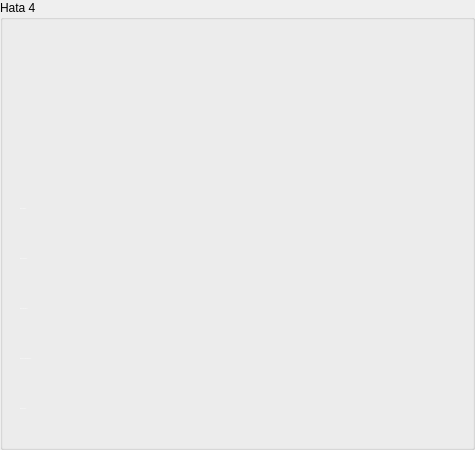
     <widget class="QGroupBox" name="groupBox_4">
      <property name="minimumSize">
       <size>
        <width>475</width>
        <height>450</height>
       </size>
      </property>
      <property name="title">
       <string>Hata 4</string>
      </property>
      <widget class="QLabel" name="text_Hata_Sinif_4">
       <property name="geometry">
        <rect>
         <x>300</x>
         <y>390</y>
         <width>161</width>
         <height>37</height>
        </rect>
       </property>
       <property name="text">
        <string/>
       </property>
      </widget>
      <widget class="QLabel" name="label_Hata_Alani_4">
       <property name="geometry">
        <rect>
         <x>20</x>
         <y>290</y>
         <width>261</width>
         <height>37</height>
        </rect>
       </property>
       <property name="font">
        <font>
         <pointsize>-1</pointsize>
        </font>
       </property>
       <property name="styleSheet">
        <string notr="true">color:white;</string>
       </property>
       <property name="text">
        <string>Hata Alanı(mm2) :</string>
       </property>
      </widget>
      <widget class="QLabel" name="text_Hata_Alan_4">
       <property name="geometry">
        <rect>
         <x>300</x>
         <y>290</y>
         <width>161</width>
         <height>37</height>
        </rect>
       </property>
       <property name="text">
        <string/>
       </property>
      </widget>
      <widget class="QLabel" name="label_Hata_Eni_4">
       <property name="geometry">
        <rect>
         <x>20</x>
         <y>190</y>
         <width>261</width>
         <height>37</height>
        </rect>
       </property>
       <property name="font">
        <font>
         <pointsize>-1</pointsize>
        </font>
       </property>
       <property name="styleSheet">
        <string notr="true">color:white;</string>
       </property>
       <property name="text">
        <string>Hata Eni(mm) :</string>
       </property>
      </widget>
      <widget class="QLabel" name="text_Hata_Eni_4">
       <property name="geometry">
        <rect>
         <x>300</x>
         <y>190</y>
         <width>161</width>
         <height>37</height>
        </rect>
       </property>
       <property name="text">
        <string/>
       </property>
      </widget>
      <widget class="QLabel" name="label_Hata_metre_4">
       <property name="geometry">
        <rect>
         <x>20</x>
         <y>340</y>
         <width>261</width>
         <height>37</height>
        </rect>
       </property>
       <property name="font">
        <font>
         <pointsize>-1</pointsize>
        </font>
       </property>
       <property name="styleSheet">
        <string notr="true">color:white;</string>
       </property>
       <property name="text">
        <string>Hatanın Geldiği Metre(m) :</string>
       </property>
      </widget>
      <widget class="QLabel" name="label_Hata_Sinifi_4">
       <property name="geometry">
        <rect>
         <x>20</x>
         <y>390</y>
         <width>261</width>
         <height>37</height>
        </rect>
       </property>
       <property name="font">
        <font>
         <pointsize>-1</pointsize>
        </font>
       </property>
       <property name="styleSheet">
        <string notr="true">color:white;</string>
       </property>
       <property name="text">
        <string>Hatanın Sınıfı :</string>
       </property>
      </widget>
      <widget class="QLabel" name="text_Hata_Boyu_4">
       <property name="geometry">
        <rect>
         <x>300</x>
         <y>240</y>
         <width>161</width>
         <height>37</height>
        </rect>
       </property>
       <property name="text">
        <string/>
       </property>
      </widget>
      <widget class="QLabel" name="Metre_Label_4">
       <property name="geometry">
        <rect>
         <x>300</x>
         <y>340</y>
         <width>161</width>
         <height>37</height>
        </rect>
       </property>
       <property name="text">
        <string/>
       </property>
      </widget>
      <widget class="QLabel" name="label_Hata_Boyu_4">
       <property name="geometry">
        <rect>
         <x>20</x>
         <y>240</y>
         <width>261</width>
         <height>37</height>
        </rect>
       </property>
       <property name="font">
        <font>
         <pointsize>-1</pointsize>
        </font>
       </property>
       <property name="styleSheet">
        <string notr="true">color:white;</string>
       </property>
       <property name="text">
        <string>Hata Boyu(mm) :</string>
       </property>
      </widget>
      <widget class="QLabel" name="label_Hata_Goster_4">
       <property name="geometry">
        <rect>
         <x>88</x>
         <y>20</y>
         <width>300</width>
         <height>150</height>
        </rect>
       </property>
       <property name="styleSheet">
        <string notr="true"/>
       </property>
       <property name="text">
        <string/>
       </property>
      </widget>
     </widget>
